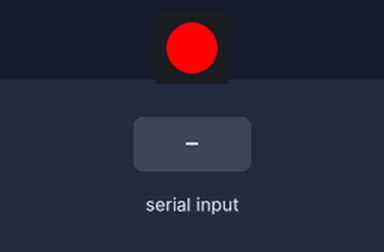
Bench run of a program on a simulated ESP32. On the bench: 1 RGB LEDs in strip order, left to right. The test bench sets the inputs (shaded band). Random numbers use the default seed unless the program sets one; what the program prints to the serial monitor is not drawn.

Above: at 0.1 s.
At 0.6 s:
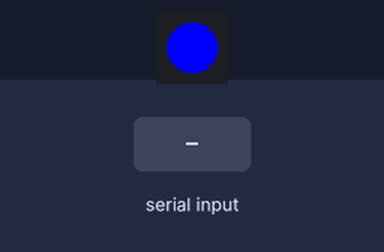
At 1.9 s:
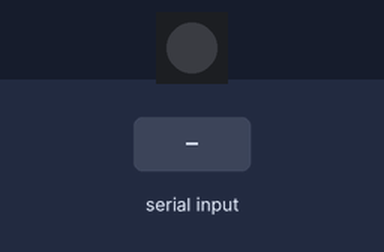
2.0 s: "90,45\n" received over Serial
3.5 s: "30,150\n" received over Serial
5.0 s: "5\n" received over Serial
Timing chart, 0 to 8.0 s (numbered marks = the images above; inputs shaded):
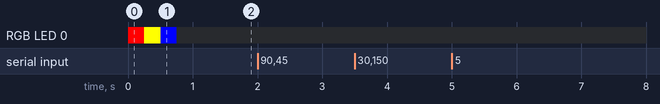

Measured:
- after the input at 2.0 s, every drawn part: stays the same
- after the input at 3.5 s, every drawn part: stays the same
- after the input at 5.0 s, every drawn part: stays the same

The program:

main.cpp
```cpp
#include<main.h>


// ================= MAIN TASK =================
void mainTask(void *param) {
    for (;;) {
        if (Serial.available()) {
            String input = Serial.readStringUntil('\n');
            input.trim();
            input.replace(" ", "");

            Serial.println("📥 Input: " + input);

            int commaIndex = input.indexOf(',');
            if (commaIndex < 0) {
                Serial.println("⚠️ Format: receiver,command");
                continue;
            }

            Message msg;
            msg.sender_id = Local_ID;
            msg.receiver_id = input.substring(0, commaIndex);
            msg.command = input.substring(commaIndex + 1);
            msg.type = MSG_CMD;
            msg.msg_id = generateMessageID();
            msg.last_hop = Local_ID;
            msg.hop_count = 0;

            String payload =
                msg.sender_id + "," +
                msg.receiver_id + "," +
                msg.command + "," +
                String(msg.type) + "," +
                msg.msg_id + "," +
                msg.last_hop + "," +
                String(msg.hop_count);

            if(useEncryption) {
                Serial.println("🔐 Encrypting...");
                String encPayload = encryptSimple(payload, enckey);
                Serial.println("📤 CMD Sent: " + encPayload);
                esp_now_send(broadcastAddress, (uint8_t*)encPayload.c_str(), encPayload.length());
                Serial.println("📤 CMD Sent: " + decryptSimple(encPayload, enckey));
            } else {
                Serial.println("⚠️ Sending without encryption!");
                Serial.println("📤 CMD Sent: " + payload);
                esp_now_send(broadcastAddress, (uint8_t*)payload.c_str(), payload.length());
            }


        }
    }
}

// ================= SETUP =================
void setup() {
    Serial.begin(115200);

    Serial.println("🔄 Starting Gateway...");
    fastLED_setup();
    mesh_setup();

    ledQueue = xQueueCreate(10, sizeof(LedBlink));

    xTaskCreatePinnedToCore(ledTask, "LED Task", 2048, NULL, 1, NULL, 1);
    xTaskCreatePinnedToCore(mainTask, "Main Task", 8192, NULL, 1, &mainTaskHandle, 1);

    Serial.println("✅ Gateway Ready!");
}

// ================= LOOP =================
void loop() {
    vTaskDelay(pdMS_TO_TICKS(100));
}
```

main.h
```cpp
#pragma once
#include<Arduino.h>
#include "mesh_gw.h"
#include "led.h"
#include <freertos/FreeRTOS.h>
#include <esp_task_wdt.h>
#include <Preferences.h>
#include<config.h>


//Function Prototypes
void ledTask(void *param);
void mainTask(void *param);

Preferences preferences;

// ================= FreeRTOS =================
TaskHandle_t mainTaskHandle;

#define DEBUG_MODE true
#define DEBUG_PRINT(x)  if (DEBUG_MODE) { Serial.print(x); }
#define DEBUG_PRINTF(x) if (DEBUG_MODE) { Serial.printf(x); }
#define DEBUG_PRINTLN(x) if (DEBUG_MODE) { Serial.println(x); }
```

led.h
```cpp
#pragma once
#include<config.h>
#include <FastLED.h>

// ================= LED =================
#define LED_PIN 4
#define NUM_LEDS 1
CRGB leds[NUM_LEDS];

QueueHandle_t ledQueue;

typedef struct {
    CRGB color;
    uint16_t duration;
    uint8_t repeat;
    uint16_t gap;
} LedBlink;

void fastLED_setup() {
    FastLED.addLeds<NEOPIXEL,LED_PIN>(leds,NUM_LEDS);

    leds[0]=CRGB::Red; FastLED.show(); delay(250);
    leds[0]=CRGB::Yellow; FastLED.show(); delay(250);
    leds[0]=CRGB::Blue; FastLED.show(); delay(250);
    leds[0]=CRGB::Black; FastLED.show();
}

// ================= LED TASK =================
void ledTask(void *param) {
    LedBlink blink;

    for (;;) {
        if (xQueueReceive(ledQueue, &blink, portMAX_DELAY) == pdTRUE) {
            for (int i = 0; i < blink.repeat; i++) {
                leds[0] = blink.color;
                FastLED.show();
                vTaskDelay(pdMS_TO_TICKS(blink.duration));

                leds[0] = CRGB::Black;
                FastLED.show();

                if (i < blink.repeat - 1)
                    vTaskDelay(pdMS_TO_TICKS(blink.gap));
            }
        }
        vTaskDelay(pdMS_TO_TICKS(10));
    }
}
```

mesh_gw.h
```cpp
#pragma once
#include <WiFi.h>
#include <esp_now.h>
#include <deque>
#include <algorithm>
#include<led.h>

// ================= ENUM =================
typedef enum {
    MSG_CMD = 1,
    MSG_ACK,
    MSG_HB,
    MSG_TMP
} message_type_t;

// Helper for Serial Monitor
const char* getTypeName(message_type_t type) {
    switch(type) {
        case MSG_CMD: return "Command";
        case MSG_ACK: return "Acknowledgement";
        case MSG_HB:  return "Heartbeat";
        case MSG_TMP: return "Temperature";
        default:      return "Unknown";
    }
}

// ================= MESSAGE =================
struct Message {
    String sender_id;
    String receiver_id;
    String command;
    message_type_t type;
    String msg_id;
    String last_hop;
    uint8_t hop_count;
};

// ================= DEVICE =================
const char* Local_ID = "gw0";
uint8_t broadcastAddress[] = {0xFF,0xFF,0xFF,0xFF,0xFF,0xFF};

// ================= DEDUP =================
std::deque<String> recentMsgKeys;
const size_t maxRecentIDs = 50;

//==================Function Prototypes==================
const char* getTypeName(message_type_t type);
bool isDuplicate(const String& sender, const String& msg_id);
String generateMessageID();
String encryptSimple(String msg, String enckey);
String decryptSimple(String msg, String enckey);
void mesh_setup();
void onReceive(const uint8_t *mac, const uint8_t *incomingData, int len);
//============================================================================//


bool isDuplicate(const String& sender, const String& msg_id) {
    String key = sender + ":" + msg_id;

    if (std::find(recentMsgKeys.begin(), recentMsgKeys.end(), key) != recentMsgKeys.end()) {
        return true;
    }

    recentMsgKeys.push_back(key);
    if (recentMsgKeys.size() > maxRecentIDs) {
        recentMsgKeys.pop_front();
    }

    return false;
}

// ================= MESSAGE ID =================
String generateMessageID() {
    uint16_t randNum = esp_random() & 0xFFFF;
    char id[5];
    sprintf(id, "%04X", randNum);
    return String(id);
}

// ================= ENCRYPTION =================
bool useEncryption = true;
String enckey = "dmabd987";
String encCharset = "ABCDEFGHIJKLMNOPQRSTUVWXYZabcdefghijklmnopqrstuvwxyz0123456789!@#$%^&*()_+=[]{}|:;<>?,./~";

String encryptSimple(String msg, String enckey)
{
    String out = "";

    for (int i = 0; i < msg.length(); i++)
    {
        char c = msg[i];
        int index = encCharset.indexOf(c);

        if (index == -1) {
            out += c; // keep delimiters like , / - & %
            continue;
        }

        int shift = enckey[i % enckey.length()] + i;
        int newIndex = (index + shift) % encCharset.length();
        out += encCharset[newIndex];
    }

    return out;
}

String decryptSimple(String msg, String enckey)
{
    String out = "";

    for (int i = 0; i < msg.length(); i++)
    {
        char c = msg[i];
        int index = encCharset.indexOf(c);

        if (index == -1) {
            out += c;
            continue;
        }

        int shift = enckey[i % enckey.length()] + i;
        int newIndex = index - shift;

        while (newIndex < 0)
            newIndex += encCharset.length();

        out += encCharset[newIndex];
    }

    return out;
}

// ================= RECEIVE CALLBACK =================
void onReceive(const uint8_t *mac, const uint8_t *incomingData, int len) {
    String rawMsg((char*)incomingData, len);
    // Serial.println("\n📥 Received: " + rawMsg);

    // Expected:
    // sender,receiver,command,type,msg_id,last_hop,hop_count

    String msg;
    if(useEncryption) {
        msg = decryptSimple(rawMsg, enckey);
    } else {
        msg = rawMsg;
    }

    int commas[6];
    int idx = -1;

    for (int i = 0; i < 6; i++) {
        idx = msg.indexOf(',', idx + 1);
        if (idx < 0) {
            // Serial.println("❌ Invalid format");
            return;
        }
        commas[i] = idx;
    }
    Serial.println("📥 Message: " + msg);

    String sender   = msg.substring(0, commas[0]);
    String receiver = msg.substring(commas[0] + 1, commas[1]);
    String command  = msg.substring(commas[1] + 1, commas[2]);
    message_type_t type = (message_type_t) msg.substring(commas[2] + 1, commas[3]).toInt();
    String msg_id   = msg.substring(commas[3] + 1, commas[4]);
    String last_hop = msg.substring(commas[4] + 1, commas[5]);
    uint8_t hop_count = msg.substring(commas[5] + 1).toInt();

    // Dedup
    if (isDuplicate(sender, msg_id)) {
        Serial.println("⚠️ Duplicate ignored");
        return;
    }

    Serial.printf("✅ %s | From:%s → To:%s | CMD:%s | ID:%s | Hop:%d | Last:%s\n",
                    getTypeName(type),
                    sender.c_str(),
                    receiver.c_str(),
                    command.c_str(),
                    msg_id.c_str(),
                    hop_count,
                    last_hop.c_str());

    // LED Indication
    LedBlink blink;
    switch(type) {
        case MSG_ACK: blink = {CRGB::Green,150,1,150}; break;
        case MSG_HB:  blink = {CRGB::Blue,150,1,150}; break;
        case MSG_TMP: blink = {CRGB::Red,150,1,150}; break;
        default: return;
    }

    xQueueSend(ledQueue, &blink, 0);
}


void mesh_setup(){
    WiFi.mode(WIFI_STA);
    WiFi.disconnect();

    if (esp_now_init() != ESP_OK) {
        Serial.println("❌ ESP-NOW Init Failed");
        return;
    }

    esp_now_peer_info_t peerInfo = {};
    memcpy(peerInfo.peer_addr, broadcastAddress, 6);
    peerInfo.channel = 0;
    peerInfo.encrypt = false;
    esp_now_add_peer(&peerInfo);

    esp_now_register_recv_cb(onReceive);
}
```

config.h
```cpp
#pragma once
```
